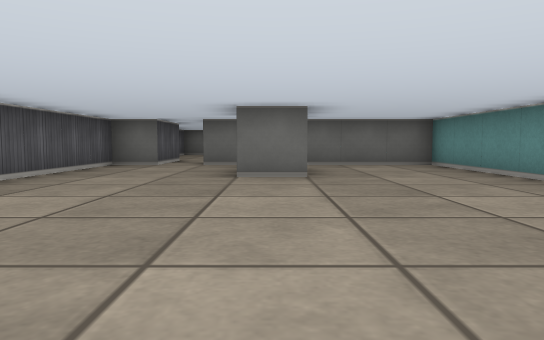
[1] (above)

16 first-person views from a walk through a cub3D ray-caster map. The camera is about half as high as the walls, tilts 4° down and sees 70° across. The floor is counted in squares. Each view is taken from the middle of a square. On the plan, view 1 faces up. The plan holds only what a view shows up to about 9 squares ahead; the rest is blank.

[2]
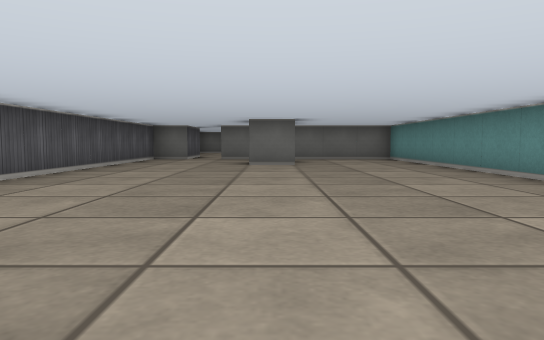

[3]
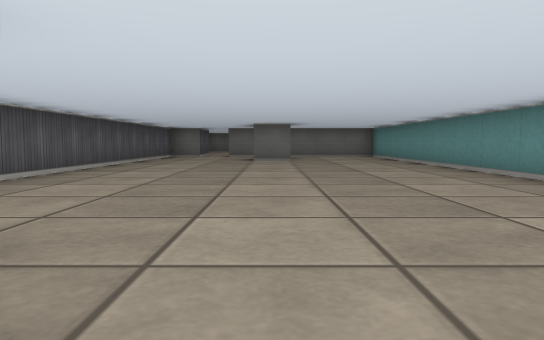

[4]
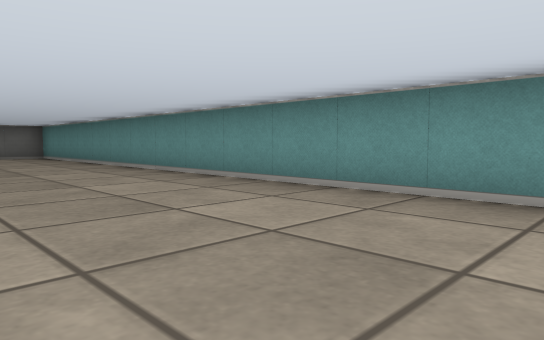

[5]
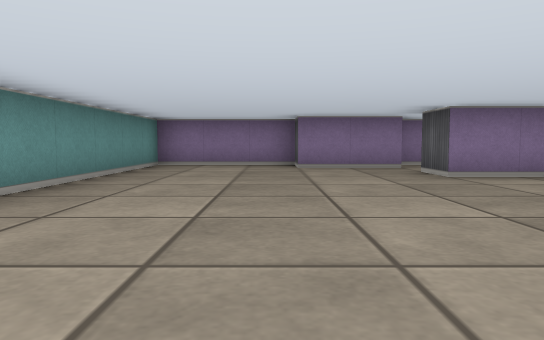

[6]
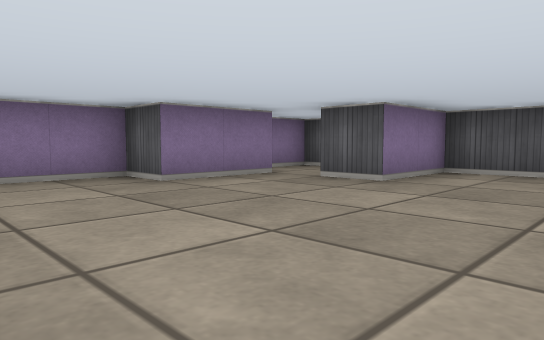

[7]
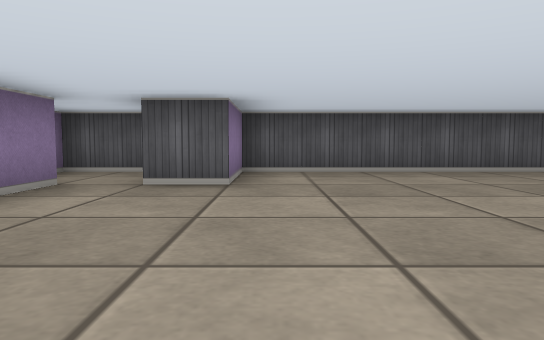

[8]
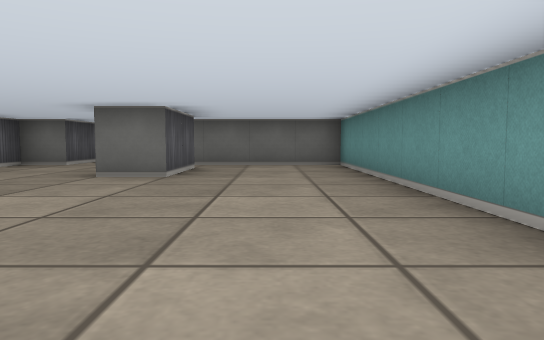

[9]
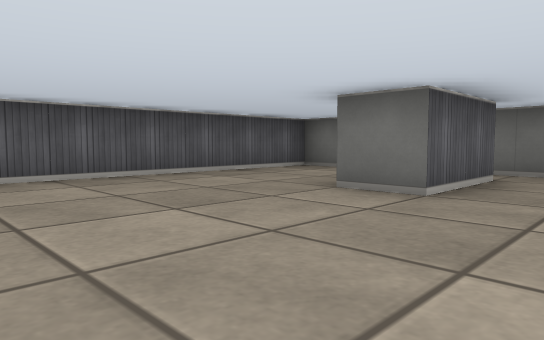

[10]
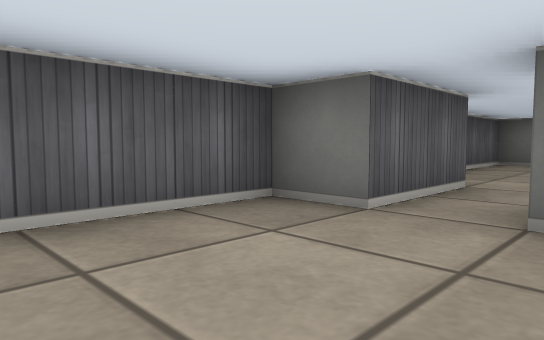

[11]
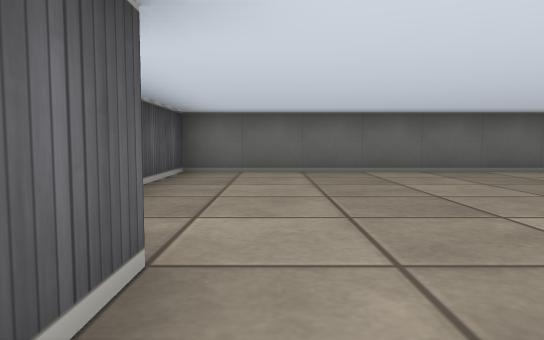

[12]
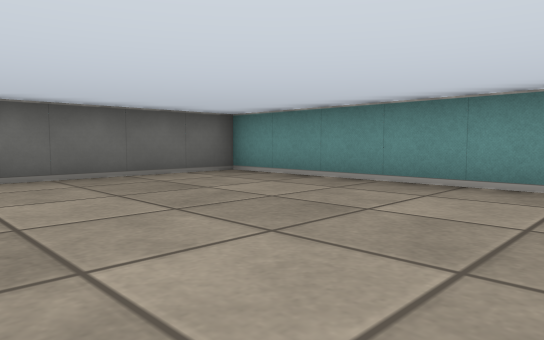

[13]
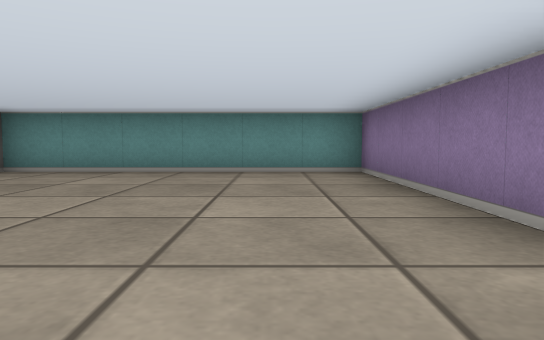

[14]
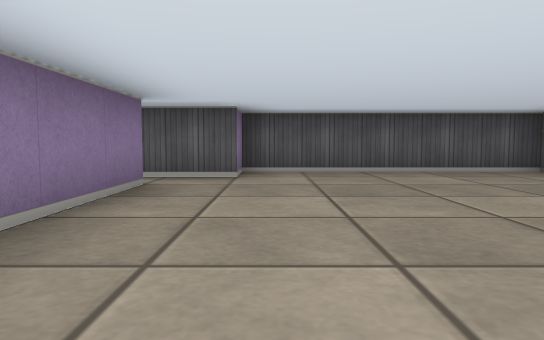

[15]
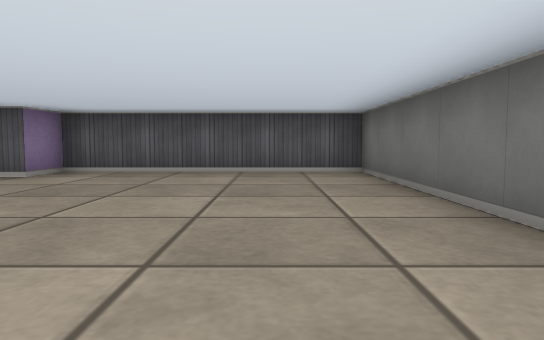

[16]
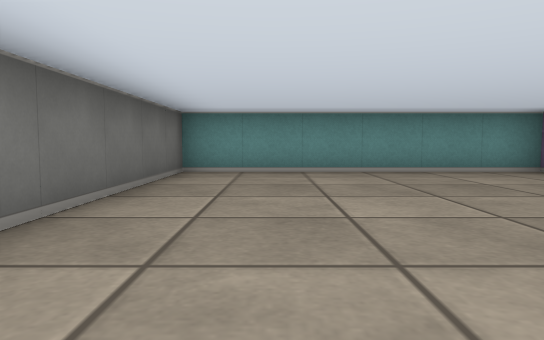

### Floor plan
Points are (right, up) in squares from view 1. A wall is a line through its corners. A room is listed if a view was taken in it or the views show most of it. See-through windows are left out.
Room 1 (views 1, 2, 3, 4, 5, 6, 7, 8, 9, 10)
walls: (-0.4, -5.5) (0.5, -5.5) (0.5, -6.5) (3.5, -6.5) (3.5, 8.5) (-1.5, 8.5); (0.5, 7.6) (0.5, 5.5) (-0.5, 5.5); (-2.5, 8.5) (-3.5, 8.5) (-3.5, -3.5) (-1.5, -3.5) (-1.5, -4.5)
ways out: opening at (-2, 9) to room 2; opening at (-1, -5) to room 3
Room 2 (views 11, 12, 13, 14, 15, 16)
walls: (-1.5, 9.5) (3.5, 9.5) (3.5, 15.5) (-3.5, 15.5) (-3.5, 10.5) (-2.5, 10.5) (-2.5, 8.5)
ways out: opening at (-2, 9) to room 1
Room 3 (no view inside)
walls: (-1.6, -5.5) (-0.4, -5.5); (-3.5, -5.1) (-3.5, -6.5) (-1.8, -6.5)
ways out: opening at (-1, -5) to room 1

Positions as (right, up) in squares from view 1, and headings:
1: (0, 0), facing up
2: (0, -3), facing up
3: (0, -5), facing up
4: (0, -5), facing up-right
5: (1, 2), facing down
6: (3, -1), facing down-left
7: (3, -3), facing left
8: (2, 0), facing up
9: (2, 2), facing up-left
10: (-1, 6), facing up-left
11: (-2, 9), facing up
12: (-1, 10), facing up-right
13: (-3, 11), facing right
14: (3, 11), facing left
15: (3, 14), facing left
16: (-3, 14), facing right
